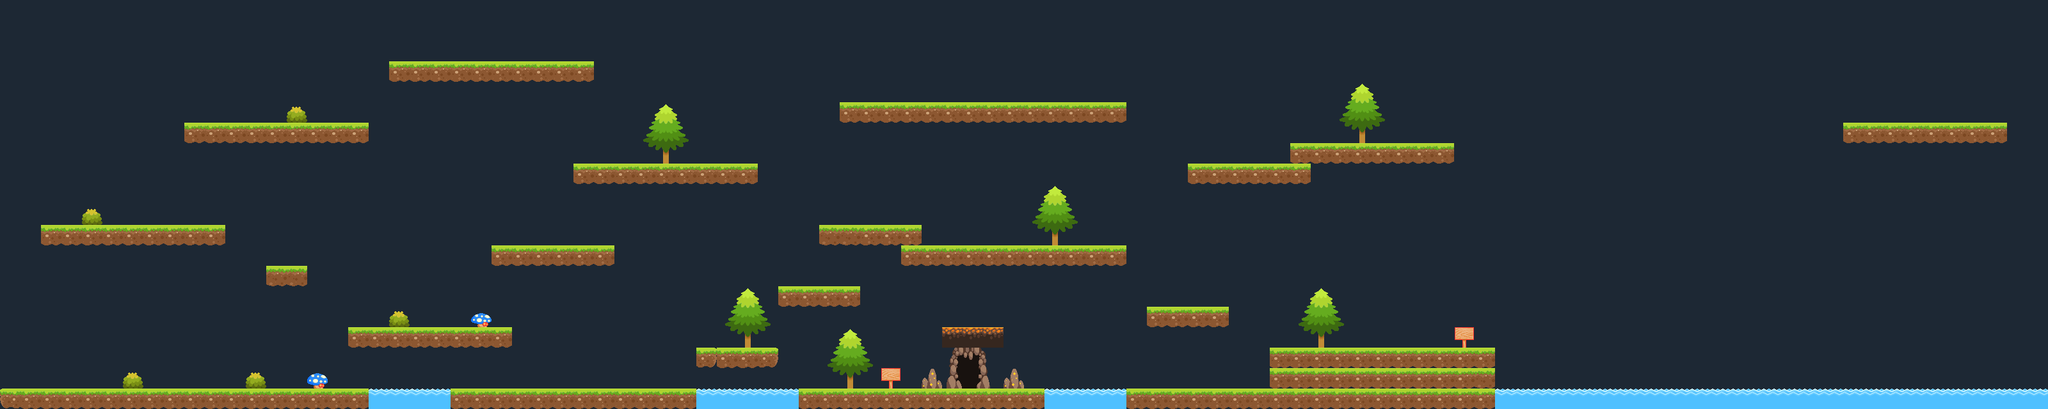

Rendered tile map (Tiled .tmx) drawn with the repository's tilesets; below, a short description and the map source with its tile grids summarised:
An orthogonal 100x20 tile map with 32x32 px tiles, 3 tile layers (background, night_background, foreground) and 37 objects (3x up, 3x ml, 3x mr, 2x route, 2x label, ...).

<map version="1.0" tiledversion="1.0.3" orientation="orthogonal" renderorder="right-down" width="100" height="20" tilewidth="32" tileheight="32" nextobjectid="112">
 <tileset firstgid="1" source="Hunters.tsx" />
 <layer name="background" width="100" height="20">
  <data>[2000 cells, 2000 non-empty, 1 distinct tile ids]</data>
 </layer>
 <layer name="night_background" width="100" height="20">
  <data>[2000 cells, 2000 non-empty, 1 distinct tile ids]</data>
 </layer>
 <layer name="foreground" width="100" height="20">
  <data>[2000 cells, 314 non-empty, 27 distinct tile ids]</data>
 </layer>
 <objectgroup name="ground_objects">
  <object id="2" x="3" y="610" width="573" height="27" />
  <object id="3" x="546" y="514" width="253" height="30" />
  <object id="4" x="705" y="610" width="382" height="30" />
  <object id="6" x="1250" y="612" width="382" height="26" />
  <object id="7" x="65" y="354" width="287" height="29" />
  <object id="8" x="290" y="195" width="287" height="29" />
  <object id="9" x="610" y="97" width="317" height="30" />
  <object id="13" x="897" y="258" width="287" height="31" />
  <object id="14" x="1762" y="612" width="221" height="26" />
  <object id="15" x="1985" y="545" width="351" height="93" />
  <object id="67" x="1091" y="548" width="126" height="28" />
  <object id="89" x="2882" y="194" width="254" height="32" />
  <object id="93" x="1218" y="448" width="125" height="33" />
  <object id="94" x="1407" y="383" width="353" height="30" />
  <object id="95" x="1314" y="161" width="443" height="30" />
  <object id="96" x="2016" y="225" width="252" height="29" />
  <object id="97" x="1858" y="256" width="187" height="30" />
  <object id="100" x="419" y="418" width="59" height="29" />
  <object id="105" x="770" y="386" width="189" height="28" />
  <object id="107" x="1794" y="481" width="123" height="29" />
  <object id="108" x="1282" y="351" width="157" height="32" />
  <object id="110" x="1475" y="516" width="89" height="26" />
 </objectgroup>
 <objectgroup name="points">
  <object id="53" name="up" x="500" y="598" />
  <object id="56" name="up" x="1062" y="606" />
  <object id="59" name="up" x="842" y="602" />
  <object id="72" name="ml" x="550" y="603" />
  <object id="73" name="mr" x="709" y="606" />
  <object id="74" name="ml" x="1083" y="607" />
  <object id="75" name="mr" x="1253" y="609" />
  <object id="76" name="ml" x="1626" y="611" />
  <object id="78" name="mr" x="1767" y="607" />
  <object id="103" name="hero_Forest" x="80" y="596" />
  <object id="64" name="hero_Underground" x="1519" y="498" />
 </objectgroup>
 <objectgroup name="triggers">
  <object id="60" name="route" x="1516" y="580">
   <properties>
    <property name="value" value="Underground" />
   </properties>
  </object>
  <object id="101" name="label" x="1393" y="588">
   <properties>
    <property name="text" value="Beware Underground monsters" />
   </properties>
  </object>
  <object id="104" name="label" x="2288" y="525">
   <properties>
    <property name="text" value="End of the world" />
   </properties>
  </object>
  <object id="102" name="route" x="4" y="11" width="10" height="585">
   <properties>
    <property name="value" value="Forest" />
   </properties>
  </object>
 </objectgroup>
 <objectgroup name="entities" />
 <objectgroup name="creatures" />
 <objectgroup name="objects" />
</map>
